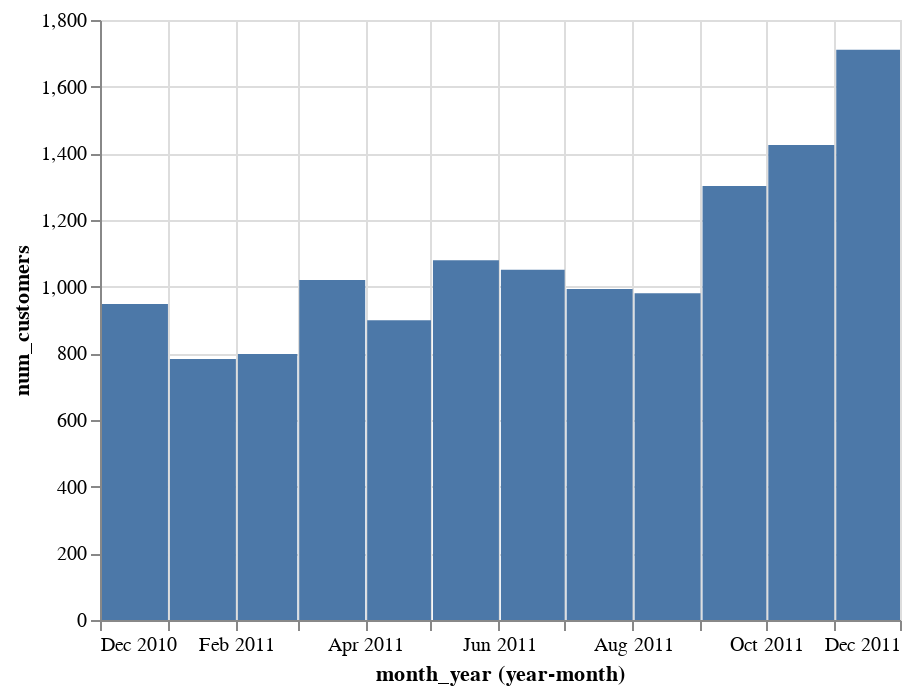

This figure's notebook cell:
### Markdown cell above
### Monthly customers (4)

### Code cell
# subset data
monthly_cust = e_commerce_monthly[['month_year','num_customers']]

# altair graph
monthly_cust.month_year.max()
alt.Chart(monthly_cust).mark_bar().encode(
    x=alt.X('month_year',timeUnit='yearmonth'),
    y='num_customers'
)

### Figure 1 — Vega-Lite specification as saved in the notebook (floating-point values rounded to 4 significant figures)
{"config": {"view": {"continuousWidth": 400, "continuousHeight": 300}}, "data": {"name": "data-2c29a7e697f1daa386b403675b6326a8"}, "mark": "bar", "encoding": {"x": {"field": "month_year", "timeUnit": "yearmonth", "type": "temporal"}, "y": {"field": "num_customers", "type": "quantitative"}}, "$schema": "https://vega.github.io/schema/vega-lite/v4.17.0.json", "datasets": {"data-2c29a7e697f1daa386b403675b6326a8": [{"month_year": "2010-12-01T00:00:00", "num_customers": 948}, {"month_year": "2011-01-01T00:00:00", "num_customers": 783}, {"month_year": "2011-02-01T00:00:00", "num_customers": 798}, {"month_year": "2011-03-01T00:00:00", "num_customers": 1020}, {"month_year": "2011-04-01T00:00:00", "num_customers": 899}, {"month_year": "2011-05-01T00:00:00", "num_customers": 1079}, {"month_year": "2011-06-01T00:00:00", "num_customers": 1051}, {"month_year": "2011-07-01T00:00:00", "num_customers": 993}, {"month_year": "2011-08-01T00:00:00", "num_customers": 980}, {"month_year": "2011-09-01T00:00:00", "num_customers": 1302}, {"month_year": "2011-10-01T00:00:00", "num_customers": 1425}, {"month_year": "2011-11-01T00:00:00", "num_customers": 1711}]}}
